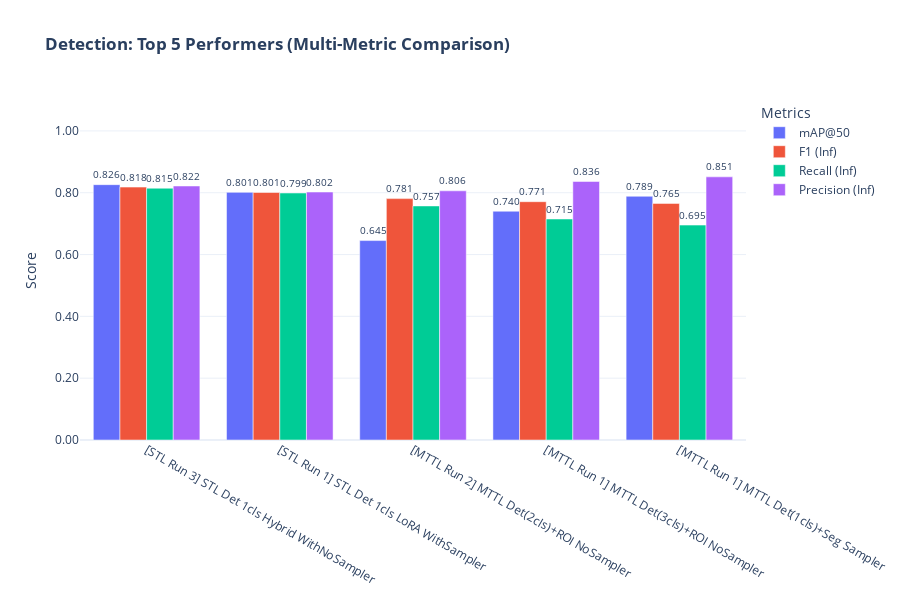
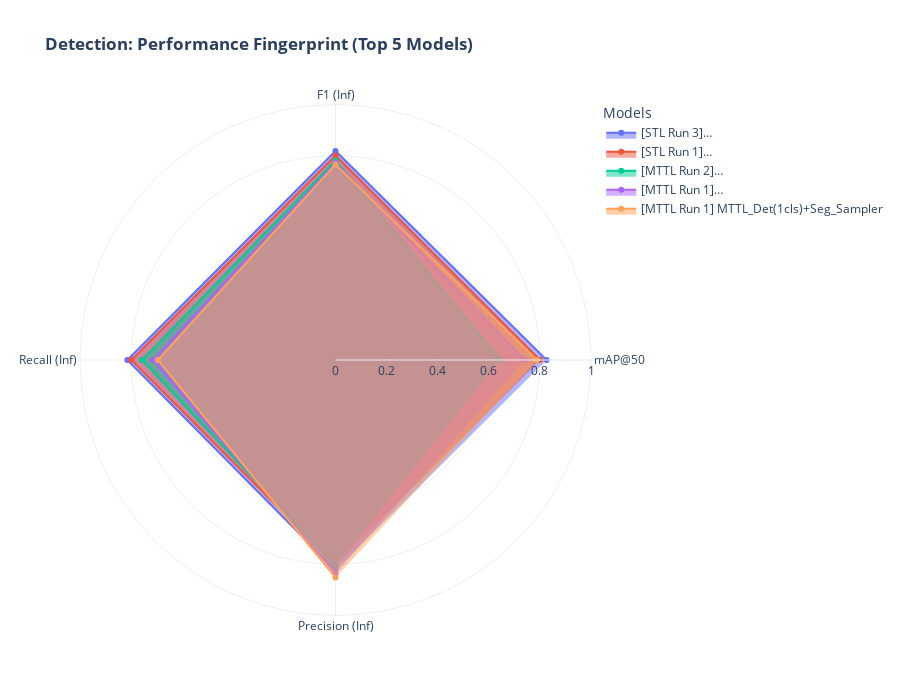
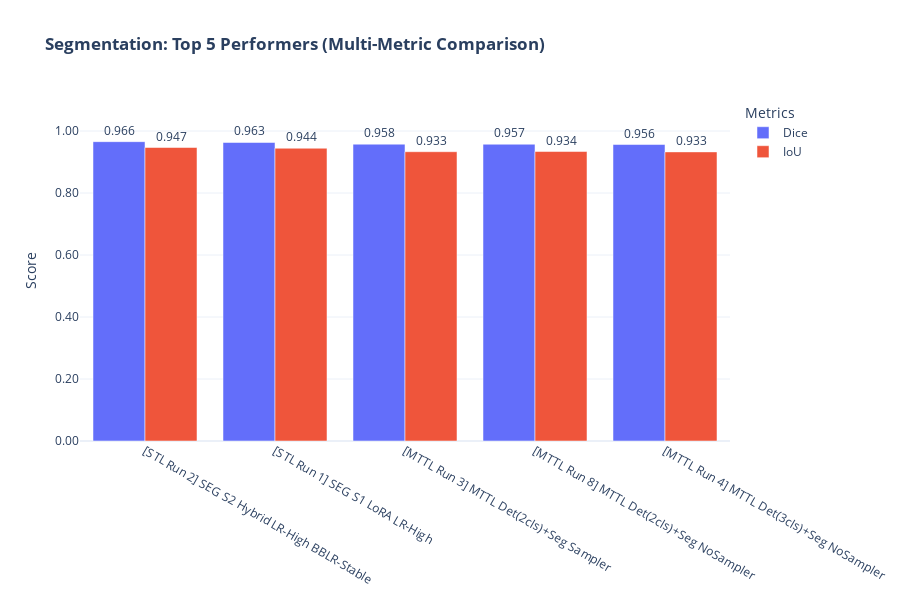
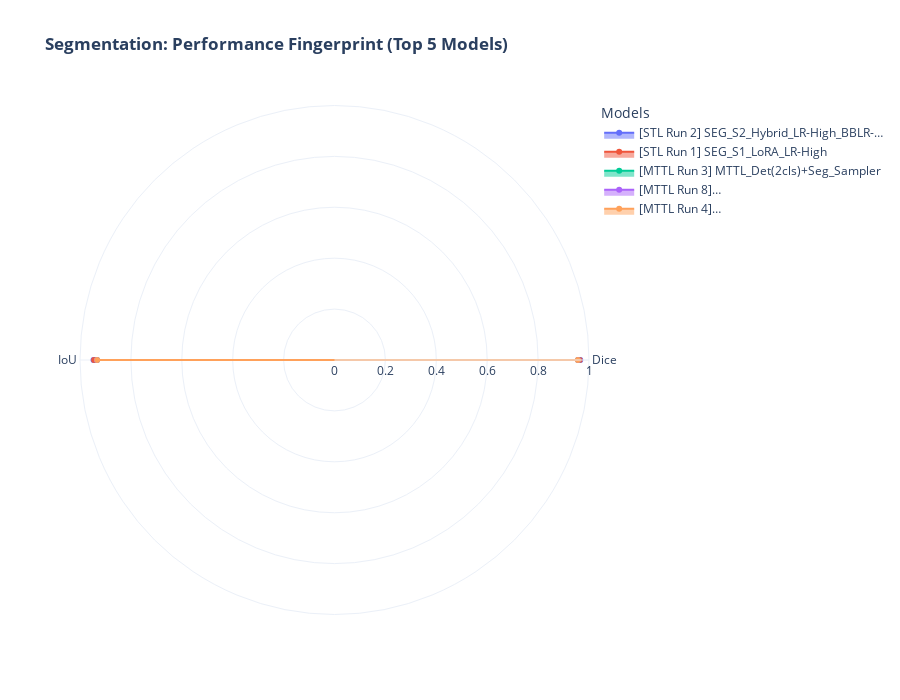

The notebook cell these images were saved under, in order:
### Markdown cell above
# **Report Generation**
Let's see how all the models perform when compared to others in the same category

### Code cell
try:
    filepath = generate_and_export_report(
        base_dir="experiments",
        output_dir="../OUTPUT/reports",
        print_notebook=True
    )
except Exception as e:
    print(f"Report generation failed with error: {e}")
    filepath = None
    
if filepath:
    print(f"Report successfully saved to:\n  {filepath}")
else:
    print("Report generation failed")

### Figure 1 — Plotly figure (JSON) as saved in the notebook; plotly's stock layout.template omitted (floating-point values rounded to 4 significant figures)
{"data": [{"marker": {"color": "#636EFA"}, "name": "mAP@50", "text": ["0.826", "0.801", "0.645", "0.740", "0.789"], "textposition": "outside", "type": "bar", "x": ["[STL Run 3] STL Det 1cls\nHybrid WithNoSampler", "[STL Run 1] STL Det 1cls\nLoRA WithSampler", "[MTTL Run 2] MTTL\nDet(2cls)+ROI NoSampler", "[MTTL Run 1] MTTL\nDet(3cls)+ROI NoSampler", "[MTTL Run 1] MTTL\nDet(1cls)+Seg Sampler"], "y": [0.8261, 0.8012, 0.6452, 0.7402, 0.7885]}, {"marker": {"color": "#EF553B"}, "name": "F1 (Inf)", "text": ["0.818", "0.801", "0.781", "0.771", "0.765"], "textposition": "outside", "type": "bar", "x": ["[STL Run 3] STL Det 1cls\nHybrid WithNoSampler", "[STL Run 1] STL Det 1cls\nLoRA WithSampler", "[MTTL Run 2] MTTL\nDet(2cls)+ROI NoSampler", "[MTTL Run 1] MTTL\nDet(3cls)+ROI NoSampler", "[MTTL Run 1] MTTL\nDet(1cls)+Seg Sampler"], "y": [0.8182, 0.8007, 0.781, 0.771, 0.7654]}, {"marker": {"color": "#00CC96"}, "name": "Recall (Inf)", "text": ["0.815", "0.799", "0.757", "0.715", "0.695"], "textposition": "outside", "type": "bar", "x": ["[STL Run 3] STL Det 1cls\nHybrid WithNoSampler", "[STL Run 1] STL Det 1cls\nLoRA WithSampler", "[MTTL Run 2] MTTL\nDet(2cls)+ROI NoSampler", "[MTTL Run 1] MTTL\nDet(3cls)+ROI NoSampler", "[MTTL Run 1] MTTL\nDet(1cls)+Seg Sampler"], "y": [0.8146, 0.7991, 0.7573, 0.715, 0.6953]}, {"marker": {"color": "#AB63FA"}, "name": "Precision (Inf)", "text": ["0.822", "0.802", "0.806", "0.836", "0.851"], "textposition": "outside", "type": "bar", "x": ["[STL Run 3] STL Det 1cls\nHybrid WithNoSampler", "[STL Run 1] STL Det 1cls\nLoRA WithSampler", "[MTTL Run 2] MTTL\nDet(2cls)+ROI NoSampler", "[MTTL Run 1] MTTL\nDet(3cls)+ROI NoSampler", "[MTTL Run 1] MTTL\nDet(1cls)+Seg Sampler"], "y": [0.8218, 0.8023, 0.8062, 0.8364, 0.8514]}], "layout": {"barmode": "group", "height": 600, "legend": {"title": {"text": "Metrics"}}, "title": {"text": "<b>Detection: Top 5 Performers (Multi-Metric Comparison)</b>"}, "uniformtext": {"minsize": 8, "mode": "hide"}, "xaxis": {"tickfont": {"size": 12}}, "yaxis": {"range": [0, 1.1], "tickformat": ".2f", "title": {"text": "Score"}}}}

### Figure 2 — Plotly figure (JSON) as saved in the notebook; plotly's stock layout.template omitted (floating-point values rounded to 4 significant figures)
{"data": [{"customdata": [["[STL Run 3] STL_Det_1cls_Hybrid_WithNoSampler"]], "fill": "toself", "hovertemplate": "<b>%{customdata[0]}</b><br>%{theta}: %{r:.4f}<extra></extra>", "name": "[STL Run 3]…", "r": [0.8261, 0.8182, 0.8146, 0.8218], "theta": ["mAP@50", "F1 (Inf)", "Recall (Inf)", "Precision (Inf)"], "type": "scatterpolar"}, {"customdata": [["[STL Run 1] STL_Det_1cls_LoRA_WithSampler"]], "fill": "toself", "hovertemplate": "<b>%{customdata[0]}</b><br>%{theta}: %{r:.4f}<extra></extra>", "name": "[STL Run 1]…", "r": [0.8012, 0.8007, 0.7991, 0.8023], "theta": ["mAP@50", "F1 (Inf)", "Recall (Inf)", "Precision (Inf)"], "type": "scatterpolar"}, {"customdata": [["[MTTL Run 2] MTTL_Det(2cls)+ROI_NoSampler"]], "fill": "toself", "hovertemplate": "<b>%{customdata[0]}</b><br>%{theta}: %{r:.4f}<extra></extra>", "name": "[MTTL Run 2]…", "r": [0.6452, 0.781, 0.7573, 0.8062], "theta": ["mAP@50", "F1 (Inf)", "Recall (Inf)", "Precision (Inf)"], "type": "scatterpolar"}, {"customdata": [["[MTTL Run 1] MTTL_Det(3cls)+ROI_NoSampler"]], "fill": "toself", "hovertemplate": "<b>%{customdata[0]}</b><br>%{theta}: %{r:.4f}<extra></extra>", "name": "[MTTL Run 1]…", "r": [0.7402, 0.771, 0.715, 0.8364], "theta": ["mAP@50", "F1 (Inf)", "Recall (Inf)", "Precision (Inf)"], "type": "scatterpolar"}, {"customdata": [["[MTTL Run 1] MTTL_Det(1cls)+Seg_Sampler"]], "fill": "toself", "hovertemplate": "<b>%{customdata[0]}</b><br>%{theta}: %{r:.4f}<extra></extra>", "name": "[MTTL Run 1] MTTL_Det(1cls)+Seg_Sampler", "r": [0.7885, 0.7654, 0.6953, 0.8514], "theta": ["mAP@50", "F1 (Inf)", "Recall (Inf)", "Precision (Inf)"], "type": "scatterpolar"}], "layout": {"height": 700, "legend": {"title": {"text": "Models"}}, "polar": {"radialaxis": {"range": [0, 1], "visible": true}}, "title": {"text": "<b>Detection: Performance Fingerprint (Top 5 Models)</b>"}}}

### Figure 3 — Plotly figure (JSON) as saved in the notebook; plotly's stock layout.template omitted (floating-point values rounded to 4 significant figures)
{"data": [{"marker": {"color": "#636EFA"}, "name": "Dice", "text": ["0.966", "0.963", "0.958", "0.957", "0.956"], "textposition": "outside", "type": "bar", "x": ["[STL Run 2] SEG S2 Hybrid\nLR-High BBLR-Stable", "[STL Run 1] SEG S1 LoRA\nLR-High", "[MTTL Run 3] MTTL\nDet(2cls)+Seg Sampler", "[MTTL Run 8] MTTL\nDet(2cls)+Seg NoSampler", "[MTTL Run 4] MTTL\nDet(3cls)+Seg NoSampler"], "y": [0.9656, 0.963, 0.9575, 0.9574, 0.9564]}, {"marker": {"color": "#EF553B"}, "name": "IoU", "text": ["0.947", "0.944", "0.933", "0.934", "0.933"], "textposition": "outside", "type": "bar", "x": ["[STL Run 2] SEG S2 Hybrid\nLR-High BBLR-Stable", "[STL Run 1] SEG S1 LoRA\nLR-High", "[MTTL Run 3] MTTL\nDet(2cls)+Seg Sampler", "[MTTL Run 8] MTTL\nDet(2cls)+Seg NoSampler", "[MTTL Run 4] MTTL\nDet(3cls)+Seg NoSampler"], "y": [0.9468, 0.9444, 0.9332, 0.9338, 0.9327]}], "layout": {"barmode": "group", "height": 600, "legend": {"title": {"text": "Metrics"}}, "title": {"text": "<b>Segmentation: Top 5 Performers (Multi-Metric Comparison)</b>"}, "uniformtext": {"minsize": 8, "mode": "hide"}, "xaxis": {"tickfont": {"size": 12}}, "yaxis": {"range": [0, 1.1], "tickformat": ".2f", "title": {"text": "Score"}}}}

### Figure 4 — Plotly figure (JSON) as saved in the notebook; plotly's stock layout.template omitted (floating-point values rounded to 4 significant figures)
{"data": [{"customdata": [["[STL Run 2] SEG_S2_Hybrid_LR-High_BBLR-Stable"]], "fill": "toself", "hovertemplate": "<b>%{customdata[0]}</b><br>%{theta}: %{r:.4f}<extra></extra>", "name": "[STL Run 2] SEG_S2_Hybrid_LR-High_BBLR-…", "r": [0.9656, 0.9468], "theta": ["Dice", "IoU"], "type": "scatterpolar"}, {"customdata": [["[STL Run 1] SEG_S1_LoRA_LR-High"]], "fill": "toself", "hovertemplate": "<b>%{customdata[0]}</b><br>%{theta}: %{r:.4f}<extra></extra>", "name": "[STL Run 1] SEG_S1_LoRA_LR-High", "r": [0.963, 0.9444], "theta": ["Dice", "IoU"], "type": "scatterpolar"}, {"customdata": [["[MTTL Run 3] MTTL_Det(2cls)+Seg_Sampler"]], "fill": "toself", "hovertemplate": "<b>%{customdata[0]}</b><br>%{theta}: %{r:.4f}<extra></extra>", "name": "[MTTL Run 3] MTTL_Det(2cls)+Seg_Sampler", "r": [0.9575, 0.9332], "theta": ["Dice", "IoU"], "type": "scatterpolar"}, {"customdata": [["[MTTL Run 8] MTTL_Det(2cls)+Seg_NoSampler"]], "fill": "toself", "hovertemplate": "<b>%{customdata[0]}</b><br>%{theta}: %{r:.4f}<extra></extra>", "name": "[MTTL Run 8]…", "r": [0.9574, 0.9338], "theta": ["Dice", "IoU"], "type": "scatterpolar"}, {"customdata": [["[MTTL Run 4] MTTL_Det(3cls)+Seg_NoSampler"]], "fill": "toself", "hovertemplate": "<b>%{customdata[0]}</b><br>%{theta}: %{r:.4f}<extra></extra>", "name": "[MTTL Run 4]…", "r": [0.9564, 0.9327], "theta": ["Dice", "IoU"], "type": "scatterpolar"}], "layout": {"height": 700, "legend": {"title": {"text": "Models"}}, "polar": {"radialaxis": {"range": [0, 1], "visible": true}}, "title": {"text": "<b>Segmentation: Performance Fingerprint (Top 5 Models)</b>"}}}
